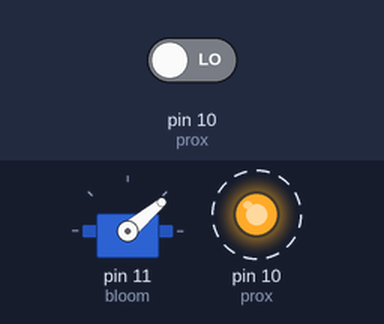
This sketch was run on a simulated Arduino Uno, built with avr-gcc and run on an emulated ATmega328P. Parts: servo, output pins drawn as LEDs (lit = HIGH). Dashed ring = blinking. The test bench sets the inputs (shaded band); at power-on: pin 10 (prox) LOW.

Above: at 0.1 s.
At 39.6 s:
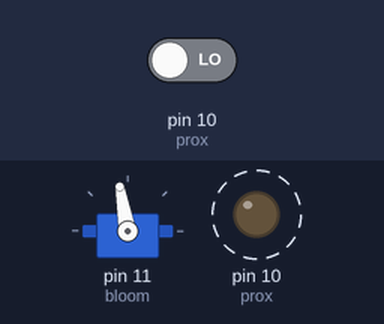
Timing chart, 0 to 40.0 s (numbered marks = the images above):
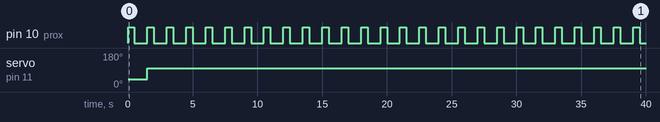

Measured:
- by itself, pin 10 (prox): alternates HIGH for 0.50 s and LOW for 1.0 s
- by itself, servo on pin 11 (bloom): 40° → 100° at 1.5 s

The sketch:

bloom.ino
```cpp
#include <Servo.h>
Servo bloom;
int prox;
int duration, distance;


void setup()
{
  Serial.begin(9600);
  bloom.writeMicroseconds(1500);
  bloom.attach(11);
  bloom.write(40);
  prox = 10;

}

void loop()
{
  pinMode(prox, OUTPUT);
  digitalWrite(prox, HIGH);
  delay(500);
  digitalWrite(prox, LOW);

  pinMode(prox, INPUT);
  duration = pulseIn(prox, HIGH);
  distance = (duration / 2) / 29.1;

  if(distance < 30)
    bloom.write(100);
  else
    bloom.write(88);
//  else if(distance < 60)
//    bloom.write(45);
//  else
//    bloom.write(40);
}
```
